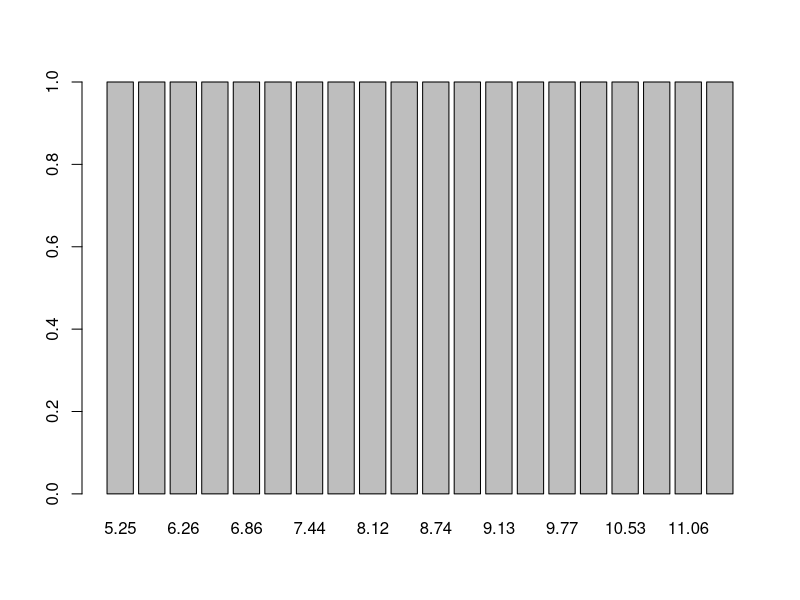

Generate this figure with R: (Note: this script raises an error after producing the figure.)
# Instalando biblioteca readxl para importar para o R arquivos com extensão .xls ou .xlsx.
if (!("readxl") %in% installed.packages()) install.packages("readxl")

# Carregando a biblioteca
library(readxl)
exercicio4 <- read_excel("dados/exercicio4.xls")
View(exercicio4)

#importar e vizualizar os dados
exercicio4 <- read_excel("dados/exercicio4.xls", skip = 1, col_names = "salarios", col_types = c("numeric"))
View(exercicio4)

#Construir uma tabela de frequências
tabela <- c(exercicio4$salarios)
tabfreq <- table (tabela)
tabfreq  
#5.25  5.73  6.26  6.66  6.86  7.39  7.44  7.59  8.12  8.46  8.74 
#1     1     1     1     1     1     1     1     1     1     1 
#8.95  9.13  9.35  9.77   9.8 10.53 10.76 11.06 11.59 
#1     1     1     1     1     1     1     1     1 


#Opção 1:
#salva a tabela em Tab
Tab = table(exercicio4$salarios) 

#soma os valores da tabela
Total = sum(Tab) 
#20L

#frequência absoluta dividido pelo total é igual à frequência relativa
Tab/Total 
# 5.25  5.73  6.26  6.66  6.86  7.39  7.44  7.59  8.12  8.46  8.74 
#0.05  0.05  0.05  0.05  0.05  0.05  0.05  0.05  0.05  0.05  0.05 
#8.95  9.13  9.35  9.77   9.8 10.53 10.76 11.06 11.59 
#0.05  0.05  0.05  0.05  0.05  0.05  0.05  0.05  0.05 

barplot(tabfreq)
print(exercicio4.table)

# transformando os dados em vetor
exercicio4[[1]] <- data.frame(exercicio4)
class (exercicio4)
data.frame(exercicio4)
v.exercicio4 <- c(data.frame(exercicio4)$salarios)

print (exercicio4)
print (data.frame(exercicio4))

# criando e imprimindo gráfico de histograma 
exercicio4.table <-table(v.exercicio4) 

# imprimindo a tabela de frequência
print (exercicio4.table)


